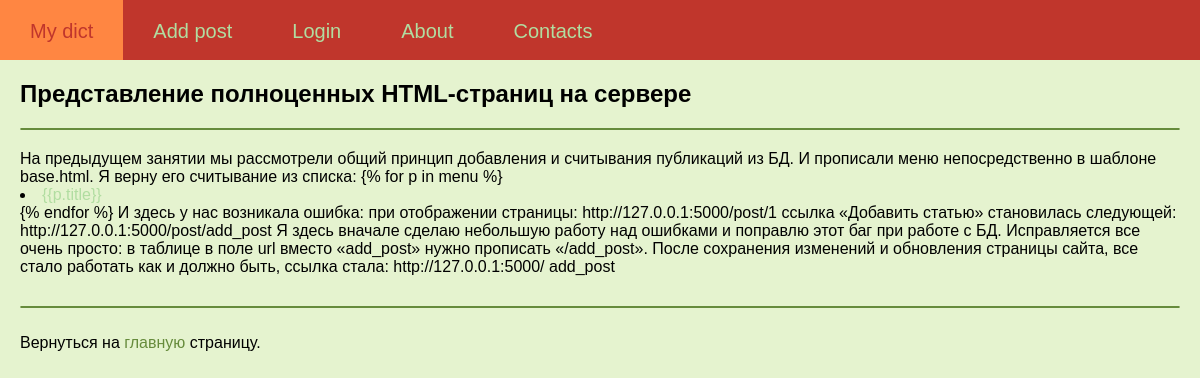
The app's page /post/html with its own data.
### tables this page shows
CREATE TABLE posts (
id integer PRIMARY KEY AUTOINCREMENT,
title text NOT NULL,
text text NOT NULL,
url text NOT NULL,
time integer NOT NULL
);

### testApp.py (the view)
@app.route("/post/<alias>")
def showPost(alias):
    db = get_db()
    dbase = FDataBase(db)
    title, post = dbase.getPost(alias)
    if not title:
        abort(404)
    return render_template('post.html', menu=menu, my_text=title, post=post)

### FDataBase.py (called while the page is built)
    def getPost(self, alias):
        try:
            self.__cur.execute(f"SELECT title, text FROM posts WHERE url LIKE '{alias}' LIMIT 1")
            res = self.__cur.fetchone()
            if res:
                return res
        except sqlite3.Error as e:
            print("Ошибка получения статьи из БД " + str(e))
        return (False, False)

### testApp.py (called while the page is built)
def connect_db():
    conn = sqlite3.connect(app.config['DATABASE'])
    conn.row_factory = sqlite3.Row
    return conn

def get_db():
    if not hasattr(g, 'link_db'):
        g.link_db = connect_db()
    return g.link_db

### templates/post.html
{% extends 'index.html' %}
{% block content %}
{{ post | safe}}
{% endblock %}

### templates/index.html (shortened to what this page needs)
<!DOCTYPE html>
<html lang="en">
    <link type="text/css" href={{url_for('static', filename="css/style.css")}} rel="stylesheet" />
    <head>
    </head>
    <body>
        <div class="mainmenu">
            {% for m in menu %}
                <a href="{{m.url}}">
                    <div class="block">
                        {{m.title}}
                    </div>
                </a>
            {% endfor %}
        </div>
        <div class="content">
            <h2>{{ my_text }}</h2>
            <hr>
            <div class="between_hr">
                {% block content %}{% endblock %}
            </div>
            <hr>
            <br>Вернуться на <a class="my_a" href="/">главную</a> страницу.
        </div>
    </body>
</html>

### static/css/style.css (style rules this page uses)
body { font-family: 'Arial'; margin: 0px; padding 0px; height: 100%; width: 100%; background-color: #E5F3CF; }
.mainmenu { background: #C0362C; height: 60px; margin: 0; font-size: 20px; overflow: hidden; }
.block { float: left; height: 60px; padding: 20px 30px 20px 30px ; }
a { color: #B1DDA1; text-decoration: none; }
.content { margin: 20px; color: black; }
.between_hr { margin: 20px 0px 30px 0px; }
hr { border: 1.25px solid #668B3C; border-radius: 1px; }
.my_a { color: #668B3C; }

### records on screen
posts: title "Представление полноценных HTML-страниц на сервере", text "На предыдущем занятии мы рассмотрели общий принцип добавления и считывания публикаций из БД. И прописали меню непосредственно в шаблоне base.html. Я верну его считывание из списка: {% for p in menu %} {{p.title}} {% endfor %} И здесь у нас возникала ошибка: при отображении страницы: http://127.0.0.1:5000/post/1 ссылка «Добавить статью» становилась следующей: http://127.0.0.1:5000/post/add_post Я здесь вначале сделаю небольшую работу над ошибками и поправлю этот баг при работе с БД. Исправляется все очень просто: в таблице в поле url вместо «add_post» нужно прописать «/add_post». После сохранения изменений и обновления страницы сайта, все стало работать как и должно быть, ссылка стала:…"

### other values on screen
{{ m.title }} "My dict" "Add post" "Login" "About" "Contacts"
